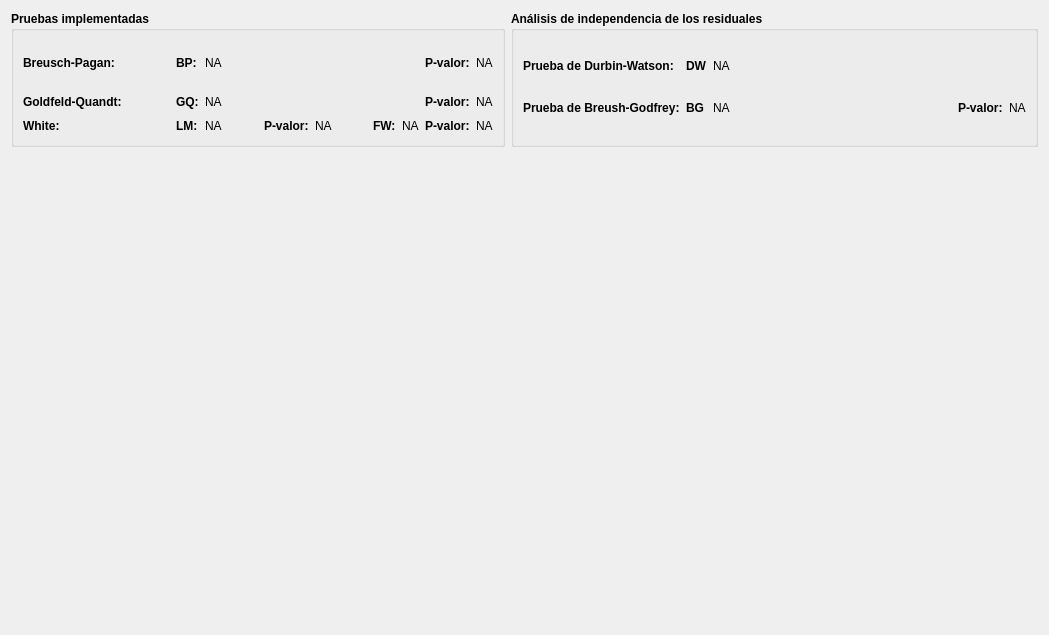
<?xml version="1.0" encoding="UTF-8"?>
<ui version="4.0">
 <class>WidgetTestHomecedasticidadResidual</class>
 <widget class="QWidget" name="WidgetTestHomecedasticidadResidual">
  <property name="geometry">
   <rect>
    <x>0</x>
    <y>0</y>
    <width>1049</width>
    <height>635</height>
   </rect>
  </property>
  <property name="font">
   <font>
    <weight>75</weight>
    <bold>true</bold>
   </font>
  </property>
  <property name="windowTitle">
   <string>Form</string>
  </property>
  <layout class="QGridLayout" name="gridLayout_3">
   <item row="0" column="0">
    <widget class="QGroupBox" name="groupBox">
     <property name="sizePolicy">
      <sizepolicy hsizetype="Preferred" vsizetype="Maximum">
       <horstretch>0</horstretch>
       <verstretch>0</verstretch>
      </sizepolicy>
     </property>
     <property name="font">
      <font>
       <weight>75</weight>
       <bold>true</bold>
      </font>
     </property>
     <property name="title">
      <string>Pruebas implementadas</string>
     </property>
     <layout class="QGridLayout" name="gridLayout">
      <item row="0" column="0" colspan="2">
       <widget class="QLabel" name="labelBREUSH_PAGAN">
        <property name="sizePolicy">
         <sizepolicy hsizetype="Maximum" vsizetype="Maximum">
          <horstretch>0</horstretch>
          <verstretch>0</verstretch>
         </sizepolicy>
        </property>
        <property name="font">
         <font>
          <weight>75</weight>
          <bold>true</bold>
         </font>
        </property>
        <property name="text">
         <string>Breusch-Pagan:</string>
        </property>
       </widget>
      </item>
      <item row="0" column="2" colspan="2">
       <spacer name="horizontalSpacer_6">
        <property name="orientation">
         <enum>Qt::Horizontal</enum>
        </property>
        <property name="sizeHint" stdset="0">
         <size>
          <width>74</width>
          <height>20</height>
         </size>
        </property>
       </spacer>
      </item>
      <item row="0" column="4">
       <widget class="QLabel" name="labelGOLDFELD_QUANDT_3">
        <property name="sizePolicy">
         <sizepolicy hsizetype="Maximum" vsizetype="Maximum">
          <horstretch>0</horstretch>
          <verstretch>0</verstretch>
         </sizepolicy>
        </property>
        <property name="font">
         <font>
          <weight>75</weight>
          <bold>true</bold>
         </font>
        </property>
        <property name="text">
         <string>BP:</string>
        </property>
       </widget>
      </item>
      <item row="0" column="5">
       <widget class="QLabel" name="lOBREUSH_PAGAN">
        <property name="sizePolicy">
         <sizepolicy hsizetype="Minimum" vsizetype="Maximum">
          <horstretch>0</horstretch>
          <verstretch>0</verstretch>
         </sizepolicy>
        </property>
        <property name="font">
         <font>
          <weight>50</weight>
          <bold>false</bold>
         </font>
        </property>
        <property name="text">
         <string>NA</string>
        </property>
       </widget>
      </item>
      <item row="0" column="6" colspan="4">
       <spacer name="horizontalSpacer">
        <property name="orientation">
         <enum>Qt::Horizontal</enum>
        </property>
        <property name="sizeType">
         <enum>QSizePolicy::Preferred</enum>
        </property>
        <property name="sizeHint" stdset="0">
         <size>
          <width>213</width>
          <height>46</height>
         </size>
        </property>
       </spacer>
      </item>
      <item row="0" column="12">
       <widget class="QLabel" name="labelBREUSH_PAGAN_PVALUE">
        <property name="sizePolicy">
         <sizepolicy hsizetype="Maximum" vsizetype="Maximum">
          <horstretch>0</horstretch>
          <verstretch>0</verstretch>
         </sizepolicy>
        </property>
        <property name="font">
         <font>
          <weight>75</weight>
          <bold>true</bold>
         </font>
        </property>
        <property name="text">
         <string>P-valor:</string>
        </property>
       </widget>
      </item>
      <item row="0" column="13">
       <widget class="QLabel" name="lOBREUSH_PAGAN_PVALUE">
        <property name="sizePolicy">
         <sizepolicy hsizetype="Minimum" vsizetype="Maximum">
          <horstretch>0</horstretch>
          <verstretch>0</verstretch>
         </sizepolicy>
        </property>
        <property name="font">
         <font>
          <weight>50</weight>
          <bold>false</bold>
         </font>
        </property>
        <property name="text">
         <string>NA</string>
        </property>
       </widget>
      </item>
      <item row="1" column="0" colspan="3">
       <widget class="QLabel" name="labelGOLDFELD_QUANDT">
        <property name="sizePolicy">
         <sizepolicy hsizetype="Maximum" vsizetype="Maximum">
          <horstretch>0</horstretch>
          <verstretch>0</verstretch>
         </sizepolicy>
        </property>
        <property name="font">
         <font>
          <weight>75</weight>
          <bold>true</bold>
         </font>
        </property>
        <property name="text">
         <string>Goldfeld-Quandt:</string>
        </property>
       </widget>
      </item>
      <item row="1" column="3">
       <spacer name="horizontalSpacer_5">
        <property name="orientation">
         <enum>Qt::Horizontal</enum>
        </property>
        <property name="sizeHint" stdset="0">
         <size>
          <width>63</width>
          <height>20</height>
         </size>
        </property>
       </spacer>
      </item>
      <item row="1" column="4">
       <widget class="QLabel" name="labelGOLDFELD_QUANDT_2">
        <property name="sizePolicy">
         <sizepolicy hsizetype="Maximum" vsizetype="Maximum">
          <horstretch>0</horstretch>
          <verstretch>0</verstretch>
         </sizepolicy>
        </property>
        <property name="font">
         <font>
          <weight>75</weight>
          <bold>true</bold>
         </font>
        </property>
        <property name="text">
         <string>GQ:</string>
        </property>
       </widget>
      </item>
      <item row="1" column="5">
       <widget class="QLabel" name="lOGOLDFELD_QUANDT">
        <property name="sizePolicy">
         <sizepolicy hsizetype="Minimum" vsizetype="Maximum">
          <horstretch>0</horstretch>
          <verstretch>0</verstretch>
         </sizepolicy>
        </property>
        <property name="font">
         <font>
          <weight>50</weight>
          <bold>false</bold>
         </font>
        </property>
        <property name="text">
         <string>NA</string>
        </property>
       </widget>
      </item>
      <item row="1" column="6" colspan="4">
       <spacer name="horizontalSpacer_2">
        <property name="orientation">
         <enum>Qt::Horizontal</enum>
        </property>
        <property name="sizeHint" stdset="0">
         <size>
          <width>213</width>
          <height>17</height>
         </size>
        </property>
       </spacer>
      </item>
      <item row="1" column="12">
       <widget class="QLabel" name="labelGOLDFELD_QUANDT_PVALUE">
        <property name="sizePolicy">
         <sizepolicy hsizetype="Maximum" vsizetype="Maximum">
          <horstretch>0</horstretch>
          <verstretch>0</verstretch>
         </sizepolicy>
        </property>
        <property name="font">
         <font>
          <weight>75</weight>
          <bold>true</bold>
         </font>
        </property>
        <property name="text">
         <string>P-valor:</string>
        </property>
       </widget>
      </item>
      <item row="1" column="13">
       <widget class="QLabel" name="lOGOLDFELD_QUANDT_PVALUE">
        <property name="sizePolicy">
         <sizepolicy hsizetype="Minimum" vsizetype="Maximum">
          <horstretch>0</horstretch>
          <verstretch>0</verstretch>
         </sizepolicy>
        </property>
        <property name="font">
         <font>
          <weight>50</weight>
          <bold>false</bold>
         </font>
        </property>
        <property name="text">
         <string>NA</string>
        </property>
       </widget>
      </item>
      <item row="2" column="0">
       <widget class="QLabel" name="labelWHITE">
        <property name="sizePolicy">
         <sizepolicy hsizetype="Maximum" vsizetype="Maximum">
          <horstretch>0</horstretch>
          <verstretch>0</verstretch>
         </sizepolicy>
        </property>
        <property name="font">
         <font>
          <weight>75</weight>
          <bold>true</bold>
         </font>
        </property>
        <property name="text">
         <string>White:</string>
        </property>
       </widget>
      </item>
      <item row="2" column="1" colspan="3">
       <spacer name="horizontalSpacer_4">
        <property name="orientation">
         <enum>Qt::Horizontal</enum>
        </property>
        <property name="sizeHint" stdset="0">
         <size>
          <width>141</width>
          <height>17</height>
         </size>
        </property>
       </spacer>
      </item>
      <item row="2" column="4">
       <widget class="QLabel" name="labelWHITE_LM">
        <property name="sizePolicy">
         <sizepolicy hsizetype="Maximum" vsizetype="Maximum">
          <horstretch>0</horstretch>
          <verstretch>0</verstretch>
         </sizepolicy>
        </property>
        <property name="font">
         <font>
          <weight>75</weight>
          <bold>true</bold>
         </font>
        </property>
        <property name="text">
         <string>LM:</string>
        </property>
       </widget>
      </item>
      <item row="2" column="5">
       <widget class="QLabel" name="lOWHITE_LM">
        <property name="sizePolicy">
         <sizepolicy hsizetype="Minimum" vsizetype="Maximum">
          <horstretch>0</horstretch>
          <verstretch>0</verstretch>
         </sizepolicy>
        </property>
        <property name="font">
         <font>
          <weight>50</weight>
          <bold>false</bold>
         </font>
        </property>
        <property name="text">
         <string>NA</string>
        </property>
       </widget>
      </item>
      <item row="2" column="6">
       <spacer name="horizontalSpacer_7">
        <property name="orientation">
         <enum>Qt::Horizontal</enum>
        </property>
        <property name="sizeHint" stdset="0">
         <size>
          <width>22</width>
          <height>17</height>
         </size>
        </property>
       </spacer>
      </item>
      <item row="2" column="7">
       <widget class="QLabel" name="labelWHITE_LM_PVALUE">
        <property name="sizePolicy">
         <sizepolicy hsizetype="Maximum" vsizetype="Maximum">
          <horstretch>0</horstretch>
          <verstretch>0</verstretch>
         </sizepolicy>
        </property>
        <property name="font">
         <font>
          <weight>75</weight>
          <bold>true</bold>
         </font>
        </property>
        <property name="text">
         <string>P-valor:</string>
        </property>
       </widget>
      </item>
      <item row="2" column="8">
       <widget class="QLabel" name="lOWHITE_LM_PVALUE">
        <property name="sizePolicy">
         <sizepolicy hsizetype="Preferred" vsizetype="Maximum">
          <horstretch>0</horstretch>
          <verstretch>0</verstretch>
         </sizepolicy>
        </property>
        <property name="font">
         <font>
          <weight>50</weight>
          <bold>false</bold>
         </font>
        </property>
        <property name="text">
         <string>NA</string>
        </property>
       </widget>
      </item>
      <item row="2" column="9">
       <spacer name="horizontalSpacer_3">
        <property name="orientation">
         <enum>Qt::Horizontal</enum>
        </property>
        <property name="sizeHint" stdset="0">
         <size>
          <width>35</width>
          <height>17</height>
         </size>
        </property>
       </spacer>
      </item>
      <item row="2" column="10">
       <widget class="QLabel" name="labelWHITE_FW">
        <property name="sizePolicy">
         <sizepolicy hsizetype="Maximum" vsizetype="Maximum">
          <horstretch>0</horstretch>
          <verstretch>0</verstretch>
         </sizepolicy>
        </property>
        <property name="font">
         <font>
          <weight>75</weight>
          <bold>true</bold>
         </font>
        </property>
        <property name="text">
         <string>FW:</string>
        </property>
       </widget>
      </item>
      <item row="2" column="11">
       <widget class="QLabel" name="lOWHITE_FW">
        <property name="sizePolicy">
         <sizepolicy hsizetype="Minimum" vsizetype="Maximum">
          <horstretch>0</horstretch>
          <verstretch>0</verstretch>
         </sizepolicy>
        </property>
        <property name="font">
         <font>
          <weight>50</weight>
          <bold>false</bold>
         </font>
        </property>
        <property name="text">
         <string>NA</string>
        </property>
       </widget>
      </item>
      <item row="2" column="12">
       <widget class="QLabel" name="labelWHITE_FW_PVALUE">
        <property name="sizePolicy">
         <sizepolicy hsizetype="Maximum" vsizetype="Maximum">
          <horstretch>0</horstretch>
          <verstretch>0</verstretch>
         </sizepolicy>
        </property>
        <property name="font">
         <font>
          <weight>75</weight>
          <bold>true</bold>
         </font>
        </property>
        <property name="text">
         <string>P-valor:</string>
        </property>
       </widget>
      </item>
      <item row="2" column="13">
       <widget class="QLabel" name="lOWHITE_FW_PVALUE">
        <property name="sizePolicy">
         <sizepolicy hsizetype="Minimum" vsizetype="Maximum">
          <horstretch>0</horstretch>
          <verstretch>0</verstretch>
         </sizepolicy>
        </property>
        <property name="font">
         <font>
          <weight>50</weight>
          <bold>false</bold>
         </font>
        </property>
        <property name="text">
         <string>NA</string>
        </property>
       </widget>
      </item>
     </layout>
    </widget>
   </item>
   <item row="0" column="1">
    <widget class="QGroupBox" name="groupBox_2">
     <property name="sizePolicy">
      <sizepolicy hsizetype="Preferred" vsizetype="Preferred">
       <horstretch>0</horstretch>
       <verstretch>0</verstretch>
      </sizepolicy>
     </property>
     <property name="title">
      <string>Análisis de independencia de los residuales</string>
     </property>
     <layout class="QGridLayout" name="gridLayout_2">
      <item row="0" column="0">
       <widget class="QLabel" name="labelDURBIN_WATSON">
        <property name="sizePolicy">
         <sizepolicy hsizetype="Maximum" vsizetype="Maximum">
          <horstretch>0</horstretch>
          <verstretch>0</verstretch>
         </sizepolicy>
        </property>
        <property name="font">
         <font>
          <weight>75</weight>
          <bold>true</bold>
         </font>
        </property>
        <property name="text">
         <string>Prueba de Durbin-Watson:</string>
        </property>
       </widget>
      </item>
      <item row="0" column="1">
       <spacer name="horizontalSpacer_10">
        <property name="orientation">
         <enum>Qt::Horizontal</enum>
        </property>
        <property name="sizeHint" stdset="0">
         <size>
          <width>11</width>
          <height>20</height>
         </size>
        </property>
       </spacer>
      </item>
      <item row="0" column="2">
       <widget class="QLabel" name="labelDURBIN_WATSON_2">
        <property name="sizePolicy">
         <sizepolicy hsizetype="Maximum" vsizetype="Maximum">
          <horstretch>0</horstretch>
          <verstretch>0</verstretch>
         </sizepolicy>
        </property>
        <property name="font">
         <font>
          <weight>75</weight>
          <bold>true</bold>
         </font>
        </property>
        <property name="text">
         <string>DW</string>
        </property>
       </widget>
      </item>
      <item row="0" column="3">
       <widget class="QLabel" name="lODURBIN_WATSON">
        <property name="sizePolicy">
         <sizepolicy hsizetype="Minimum" vsizetype="Maximum">
          <horstretch>0</horstretch>
          <verstretch>0</verstretch>
         </sizepolicy>
        </property>
        <property name="font">
         <font>
          <weight>50</weight>
          <bold>false</bold>
         </font>
        </property>
        <property name="text">
         <string>NA</string>
        </property>
       </widget>
      </item>
      <item row="0" column="4" colspan="3">
       <spacer name="horizontalSpacer_11">
        <property name="orientation">
         <enum>Qt::Horizontal</enum>
        </property>
        <property name="sizeHint" stdset="0">
         <size>
          <width>248</width>
          <height>20</height>
         </size>
        </property>
       </spacer>
      </item>
      <item row="1" column="0">
       <widget class="QLabel" name="labelBREUSH_GGODFREY">
        <property name="sizePolicy">
         <sizepolicy hsizetype="Maximum" vsizetype="Maximum">
          <horstretch>0</horstretch>
          <verstretch>0</verstretch>
         </sizepolicy>
        </property>
        <property name="font">
         <font>
          <weight>75</weight>
          <bold>true</bold>
         </font>
        </property>
        <property name="text">
         <string>Prueba de Breush-Godfrey:</string>
        </property>
       </widget>
      </item>
      <item row="1" column="1">
       <spacer name="horizontalSpacer_8">
        <property name="orientation">
         <enum>Qt::Horizontal</enum>
        </property>
        <property name="sizeHint" stdset="0">
         <size>
          <width>11</width>
          <height>20</height>
         </size>
        </property>
       </spacer>
      </item>
      <item row="1" column="2">
       <widget class="QLabel" name="labelDURBIN_WATSON_3">
        <property name="sizePolicy">
         <sizepolicy hsizetype="Maximum" vsizetype="Maximum">
          <horstretch>0</horstretch>
          <verstretch>0</verstretch>
         </sizepolicy>
        </property>
        <property name="font">
         <font>
          <weight>75</weight>
          <bold>true</bold>
         </font>
        </property>
        <property name="text">
         <string>BG</string>
        </property>
       </widget>
      </item>
      <item row="1" column="3">
       <widget class="QLabel" name="lOBREUSH_GGODFREY">
        <property name="sizePolicy">
         <sizepolicy hsizetype="Minimum" vsizetype="Maximum">
          <horstretch>0</horstretch>
          <verstretch>0</verstretch>
         </sizepolicy>
        </property>
        <property name="font">
         <font>
          <weight>50</weight>
          <bold>false</bold>
         </font>
        </property>
        <property name="text">
         <string>NA</string>
        </property>
       </widget>
      </item>
      <item row="1" column="4">
       <spacer name="horizontalSpacer_9">
        <property name="orientation">
         <enum>Qt::Horizontal</enum>
        </property>
        <property name="sizeHint" stdset="0">
         <size>
          <width>316</width>
          <height>20</height>
         </size>
        </property>
       </spacer>
      </item>
      <item row="1" column="5">
       <widget class="QLabel" name="labelBREUSH_GGODFREY_PVALUE">
        <property name="sizePolicy">
         <sizepolicy hsizetype="Maximum" vsizetype="Maximum">
          <horstretch>0</horstretch>
          <verstretch>0</verstretch>
         </sizepolicy>
        </property>
        <property name="font">
         <font>
          <weight>75</weight>
          <bold>true</bold>
         </font>
        </property>
        <property name="text">
         <string>P-valor:</string>
        </property>
       </widget>
      </item>
      <item row="1" column="6">
       <widget class="QLabel" name="lOBREUSH_GGODFREY_PVALUE">
        <property name="sizePolicy">
         <sizepolicy hsizetype="Minimum" vsizetype="Maximum">
          <horstretch>0</horstretch>
          <verstretch>0</verstretch>
         </sizepolicy>
        </property>
        <property name="font">
         <font>
          <weight>50</weight>
          <bold>false</bold>
         </font>
        </property>
        <property name="text">
         <string>NA</string>
        </property>
       </widget>
      </item>
     </layout>
    </widget>
   </item>
   <item row="1" column="0">
    <widget class="QWidget" name="widgetChartResidualValueAdjust" native="true">
     <property name="sizePolicy">
      <sizepolicy hsizetype="Minimum" vsizetype="Minimum">
       <horstretch>0</horstretch>
       <verstretch>0</verstretch>
      </sizepolicy>
     </property>
     <layout class="QVBoxLayout" name="vLChartResidualValueAdjust"/>
    </widget>
   </item>
   <item row="1" column="1">
    <widget class="QWidget" name="widgetChartValueObserverValueAdjust" native="true">
     <property name="sizePolicy">
      <sizepolicy hsizetype="Minimum" vsizetype="Minimum">
       <horstretch>0</horstretch>
       <verstretch>0</verstretch>
      </sizepolicy>
     </property>
     <layout class="QVBoxLayout" name="vLChartValueObserverValueAdjust"/>
    </widget>
   </item>
  </layout>
 </widget>
 <resources/>
 <connections/>
</ui>
